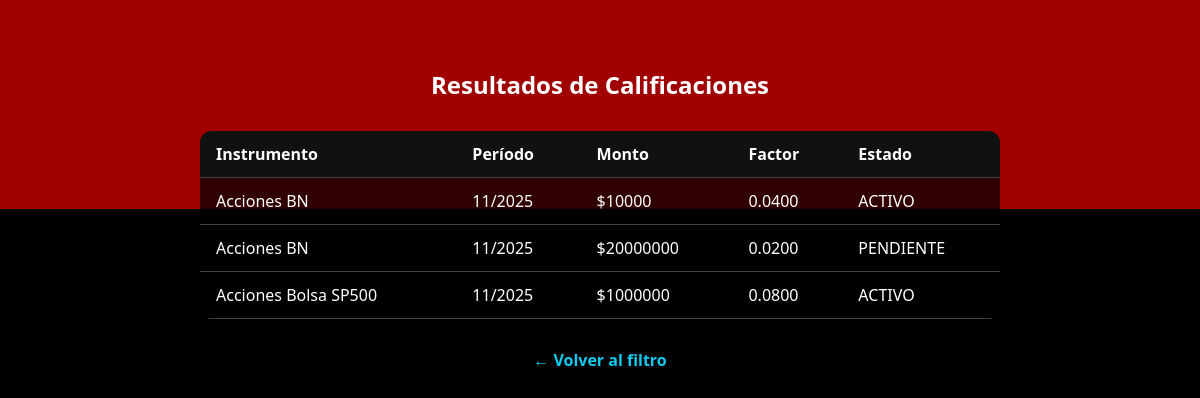
The app's page /filtrar-calificaciones/ (signed in), older data.
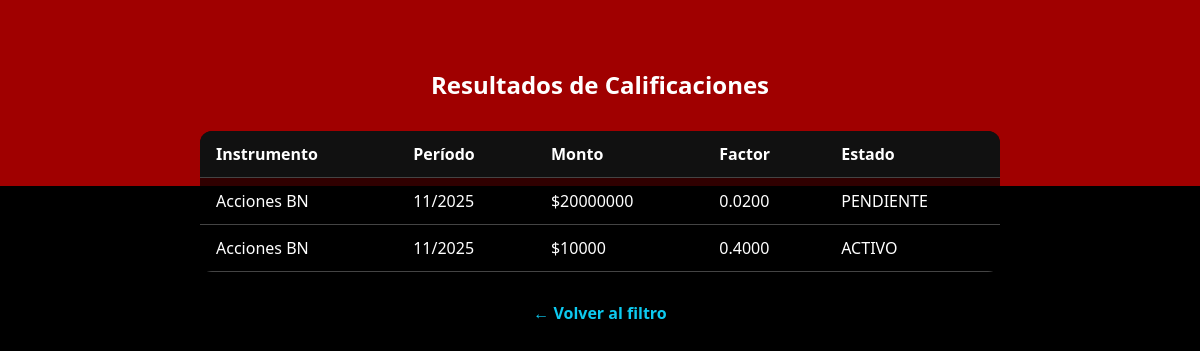
The same page, newer data.
### Miapp/models.py (models this page shows, shortened)
class Calificacion(models.Model):
    ESTADOS = [('ACTIVO','ACTIVO'), ('ELIMINADO','ELIMINADO'), ('PENDIENTE','PENDIENTE')]
    calid = models.AutoField(primary_key=True)
    monto = models.DecimalField(max_digits=18, decimal_places=2)
    factor = models.DecimalField(max_digits=10, decimal_places=4)
    periodo = models.DateField()
    instrumento = models.ForeignKey(InstrumentoNI, on_delete=models.PROTECT)
    estado = models.CharField(max_length=10, choices=ESTADOS, default='ACTIVO')
    fecha_creacion = models.DateTimeField(auto_now_add=True)
    fecha_modificacion = models.DateTimeField(auto_now=True)
    usuario_id_usuario = models.ForeignKey(settings.AUTH_USER_MODEL, on_delete=models.PROTECT, related_name='calificaciones')
    factor_val_id_factor = models.ForeignKey(Factor_Val, on_delete=models.PROTECT)
    eliminado_por = models.ForeignKey(settings.AUTH_USER_MODEL, null=True, blank=True,
                                     related_name='calificaciones_eliminadas', on_delete=models.SET_NULL)
    fecha_eliminacion = models.DateTimeField(null=True, blank=True)
    class Meta:
        indexes = [
            models.Index(fields=['periodo']),
            models.Index(fields=['instrumento']),
            models.Index(fields=['estado']),
            models.Index(fields=['usuario_id_usuario']),
            models.Index(fields=['monto']),
        ]
        permissions = [
            ("puede_crear_calificacion", "Puede crear calificación"),
            ("puede_editar_calificacion", "Puede editar calificación"),
            ("puede_eliminar_calificacion", "Puede eliminar calificación"),
            ("puede_ver_todas_calificaciones", "Puede ver todas las calificaciones"),
            ("puede_carga_masiva", "Puede realizar carga masiva"),
        ]

class InstrumentoNI(models.Model):
    id_instru = models.AutoField(primary_key=True)
    nombre = models.CharField(max_length=255)
    regla_es = models.TextField(blank=True)
    estado = models.CharField(max_length=10, default='ACTIVO', choices=[('ACTIVO','ACTIVO'),('INACTIVO','INACTIVO')])

### MC/views.py (the view)
# urls.py: path('filtrar-calificaciones/', views.filtrar_calificaciones, name='filtrar_calificaciones'),
@login_required
def filtrar_calificaciones(request):
    from django.db.models import Q
    from datetime import datetime
    qs = Calificacion.objects.select_related('instrumento', 'factor_val_id_factor', 'usuario_id_usuario__perfil')
    try:
        perfil = request.user.perfil
        if perfil.rol_id.nombre_rol.lower() == 'cliente':
            qs = qs.filter(usuario_id_usuario=request.user)
    except Exception:
        pass
    rut = request.GET.get('rut')
    fecha = request.GET.get('fecha')
    monto_min = request.GET.get('monto_min')
    monto_max = request.GET.get('monto_max')
    instrumento = request.GET.get('instrumento')
    factor_val = request.GET.get('factor_val')
    if rut:
        qs = qs.filter(usuario_id_usuario__perfil__rut__icontains=rut)
    if fecha:
        try:
            fecha_parsed = datetime.strptime(fecha, '%Y-%m').date()
            qs = qs.filter(periodo=fecha_parsed)
        except ValueError:
            pass
    if monto_min:
        qs = qs.filter(monto__gte=float(monto_min))
    if monto_max:
        qs = qs.filter(monto__lte=float(monto_max))
    if instrumento:
        qs = qs.filter(instrumento__nombre__icontains=instrumento)
    if factor_val:
        qs = qs.filter(factor_val_id_factor__id_factor=factor_val)
    return render(request, 'filtrar_resultado.html', {'calificaciones': qs})

### Miapp/back.py (called while the page is built)
    def get_user(self, user_id):
        try:
            return User.objects.get(pk=user_id)
        except User.DoesNotExist:
            return None

### MC/templates/filtrar_resultado.html (shortened to what this page needs)
<!DOCTYPE html>
<html lang="es">
<head>
</head>
<body>
  <h2>Resultados de Calificaciones</h2>
  {% if calificaciones %}
    <table>
      <thead>
        <tr>
          <th>Instrumento</th>
          <th>Período</th>
          <th>Monto</th>
          <th>Factor</th>
          <th>Estado</th>
        </tr>
      </thead>
      <tbody>
        {% for c in calificaciones %}
        <tr>
          <td>{{ c.instrumento.nombre }}</td>
          <td>{{ c.periodo|date:"m/Y" }}</td>
          <td>${{ c.monto|floatformat:0 }}</td>
          <td>{{ c.factor }}</td>
          <td>{{ c.estado }}</td>
        </tr>
        {% endfor %}
      </tbody>
    </table>
  {% else %}
    <p class="no-result">No se encontraron calificaciones para el RUT ingresado.</p>
  {% endif %}
  <div style="text-align: center;">
    <a class="back-link" href="{% url 'inicioOperador' %}?seccion=filtrar">← Volver al filtro</a>
  </div>
</body>
</html>

Row changes from the older to the newer data that the page shows:
removed Calificacion: instrumento.nombre "Acciones BN", periodo "11/2025", monto "10000", factor "0.0400", estado "ACTIVO"
removed Calificacion: instrumento.nombre "Acciones Bolsa SP500", periodo "11/2025", monto "1000000", factor "0.0800", estado "ACTIVO"
added Calificacion: instrumento.nombre "Acciones BN", periodo "11/2025", monto "10000", factor "0.4000", estado "ACTIVO"
